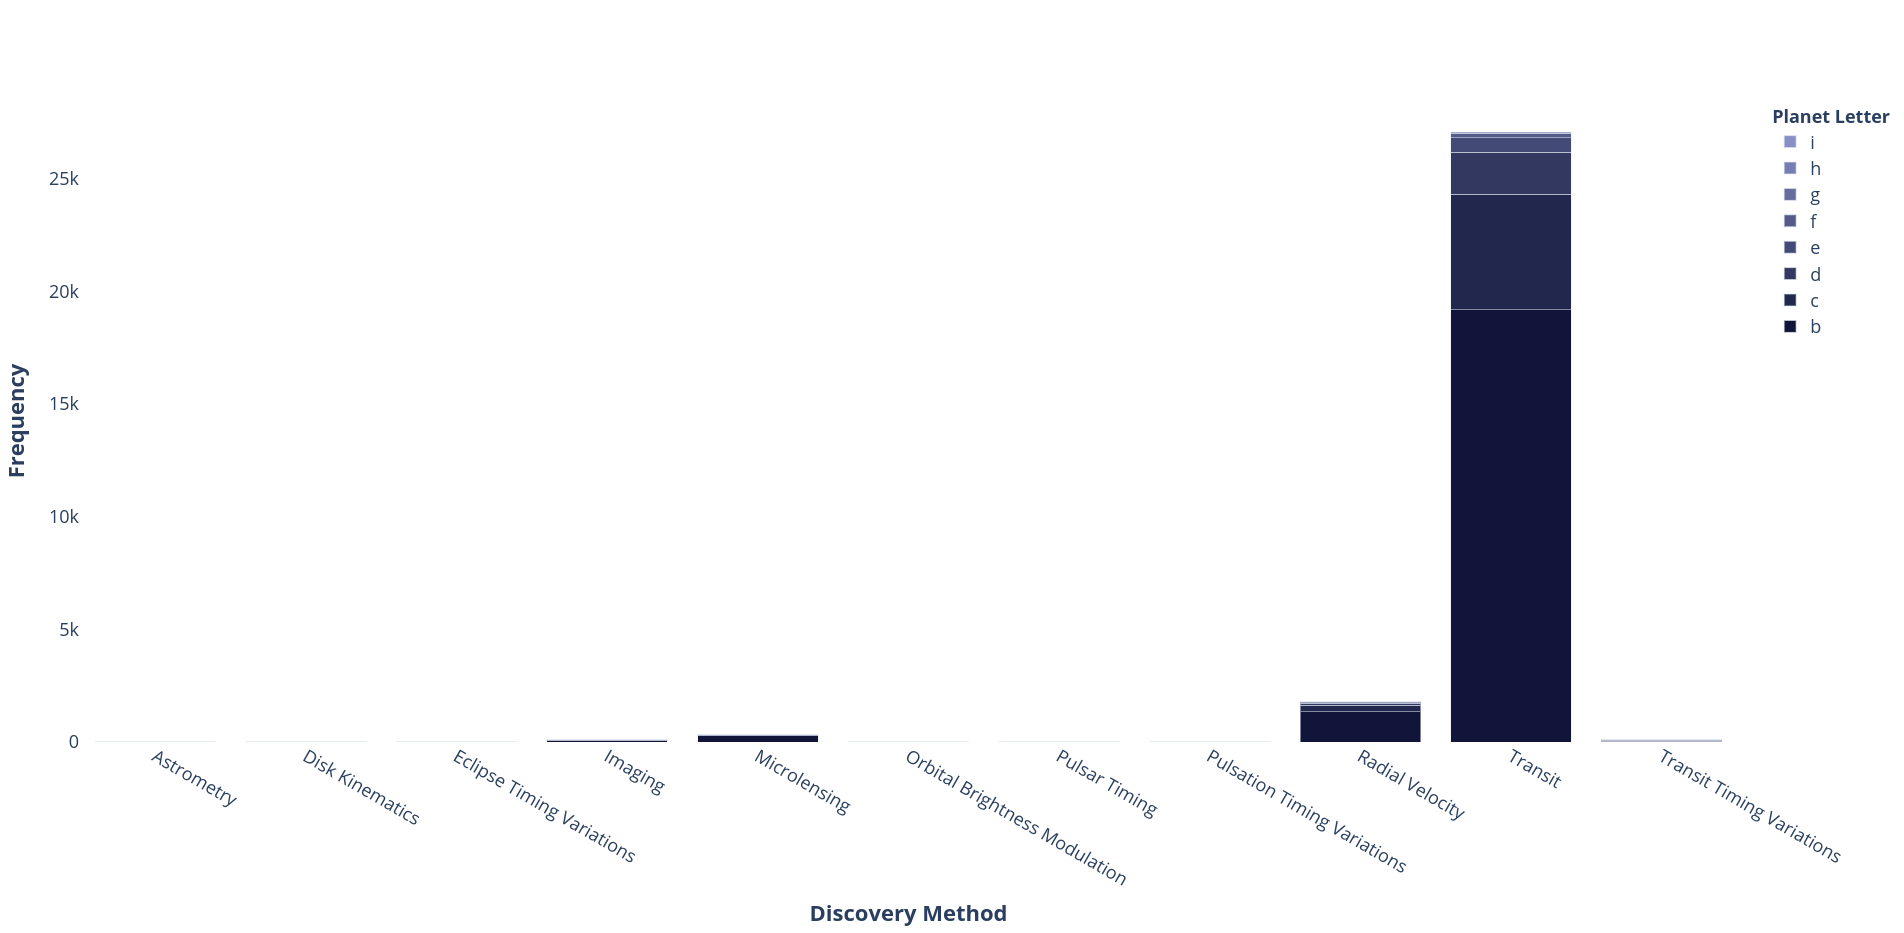

Recreate this plot in Python.

# Paths:
path_data = "data/"
path_plot = "Plot_types/Barplot/"

# Packages:
import numpy as np
import pandas as pd
import matplotlib.pyplot as plt
from matplotlib.colors import LinearSegmentedColormap, to_hex
from matplotlib.colorbar import ColorbarBase
import matplotlib.gridspec as gridspec
import plotly.express as px
import plotly.graph_objects as go
import re

# Display options:
pd.set_option("display.width", 1200)
pd.set_option("display.max_columns", 300)
pd.set_option("display.max_rows", 300)

# Dataset:
df = pd.read_csv(path_data + "nasa_exoplanets.csv")
df_varnames = pd.read_csv(path_data + "nasa_exoplanets_var_names.csv")

# Variables:
cat_var1 = "pl_letter"
cat_var2 = "discoverymethod"
cat_var_name1 = df_varnames.loc[(df_varnames["var"] == cat_var1), ["var_name"]].values[0][0]
cat_var_name2 = df_varnames.loc[(df_varnames["var"] == cat_var2), ["var_name"]].values[0][0]
variables = [cat_var1, cat_var2]

# Deal with NAN:
df[variables] = df[variables].fillna("NA")

# Frequencies within each level of the first variable:
levels_var1 = df[cat_var1].unique().tolist()
levels_var2 = df[cat_var2].unique().tolist()
df_plot = pd.DataFrame({cat_var2: levels_var2})
for lvl_var1 in levels_var1:
    var2invar1 = df.loc[df[cat_var1] == lvl_var1][cat_var2].tolist()
    var2invar1_counts = [var2invar1.count(i) if var2invar1.count(i) > 0 else np.nan for i in levels_var2]
    lvl_var1_name = re.sub(pattern = r"[ \-()#/@;:<>{}=~|.?,\\]", 
                           repl = "_", 
                           string = lvl_var1)
    df_plot = pd.concat(
        [
            df_plot,
            pd.DataFrame({lvl_var1_name: var2invar1_counts},
                         dtype = "int")
        ],
        axis = 1)
df_plot = df_plot.fillna(0)
df_plot = df_plot.sort_values(cat_var2)
df_plot = df_plot.reset_index(drop = True)

# Relative frequencies:
df_plot_rel = df_plot.copy()
for l1 in range(df_plot_rel.shape[0]):
    sum_lvl_var1 = sum([df_plot_rel.iloc[l1, i] for i in range(1, df_plot_rel.shape[1])])
    for l2 in range(1, df_plot_rel.shape[1]):
        df_plot_rel.iloc[l1, l2] = round(df_plot_rel.iloc[l1, l2]/sum_lvl_var1*100, 2)

# Plot parameters:
n_groups = df_plot.shape[1] - 1
cmap = LinearSegmentedColormap.from_list("my_palette", ["#111539", "#97A1D9"])
my_palette = [to_hex(j) for j in  [cmap(i/n_groups) for i in np.array(range(n_groups))]]

# Absolute frequency plot:
bars = []
for i in range(n_groups):
    bars += [
        go.Bar(
            name = df_plot.columns[i + 1],
            x = df_plot[cat_var2],
            y = df_plot[df_plot.columns[i + 1]],
            marker = dict(color = my_palette[i]),
            offsetgroup = i,
            hovertemplate = "<b>Frequency: %{y:,}<br>" +
                           cat_var_name2 + ": %{x}<br>" +
                           cat_var_name1 + ": " + df_plot.columns[i + 1] + "</b><extra></extra>"
        )
    ]
fig = go.Figure(data = bars)
fig.update_layout(
    barmode = "stack",
    xaxis_title = "<b>" + cat_var_name2 + "</b>" ,
    yaxis_title = "<b>Frequency</b>",
    legend_title = "<b>" + cat_var_name1 + "</b>",
    font = dict(size = 18),
    showlegend = True,
    plot_bgcolor = "white",
    hoverlabel = dict(
        font_size = 18,
        font_family = "Rockwell"
    )
)
fig.show()

# Relative frequency plot:
df_plot = df_plot_rel
bars = []
for i in range(n_groups):
    bars += [
        go.Bar(
            name = df_plot.columns[i + 1],
            x = df_plot[cat_var2],
            y = df_plot[df_plot.columns[i + 1]],
            marker = dict(color = my_palette[i]),
            offsetgroup = i,
            hovertemplate = "<b>Proportion: %{y:,} %<br>" +
                           cat_var_name2 + ": %{x}<br>" +
                           cat_var_name1 + ": " + df_plot.columns[i + 1] + "</b><extra></extra>"
        )
    ]
fig = go.Figure(data = bars)
fig.update_layout(
    barmode = "stack",
    xaxis_title = "<b>" + cat_var_name2 + "</b>" ,
    yaxis_title = "<b>Proportion (%)</b>",
    legend_title = "<b>" + cat_var_name1 + "</b>",
    font = dict(size = 18),
    showlegend = True,
    plot_bgcolor = "white",
    hoverlabel = dict(
        font_size = 18,
        font_family = "Rockwell"
    )
)
fig.show()
